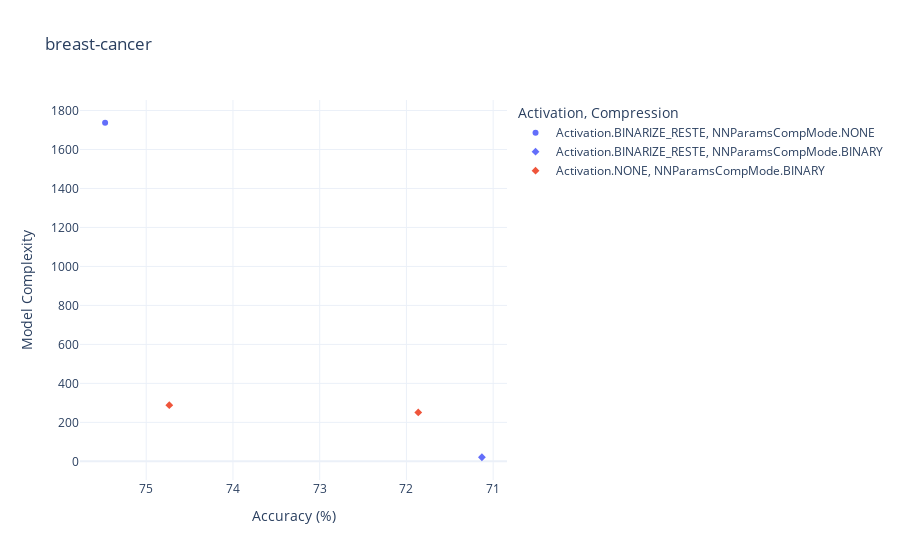

The notebook cell this image was saved under:
### Code cell
from src.plot_experiment2 import plot_report


fig = plot_report("../../reports/breast-cancer", "breast-cancer", store=False)
fig.show()

### Figure 1 — Plotly figure (JSON) as saved in the notebook; plotly's stock layout.template omitted (floating-point values rounded to 4 significant figures)
{"data": [{"hovertemplate": "Activation=Activation.BINARIZE_RESTE<br>Compression=NNParamsCompMode.NONE<br>Accuracy (%)=%{x}<br>Model Complexity=%{y}<extra></extra>", "legendgroup": "Activation.BINARIZE_RESTE, NNParamsCompMode.NONE", "marker": {"color": "#636efa", "symbol": "circle"}, "mode": "markers", "name": "Activation.BINARIZE_RESTE, NNParamsCompMode.NONE", "orientation": "v", "showlegend": true, "type": "scatter", "x": [75.47], "xaxis": "x", "y": [1737.0], "yaxis": "y"}, {"hovertemplate": "Activation=Activation.BINARIZE_RESTE<br>Compression=NNParamsCompMode.BINARY<br>Accuracy (%)=%{x}<br>Model Complexity=%{y}<extra></extra>", "legendgroup": "Activation.BINARIZE_RESTE, NNParamsCompMode.BINARY", "marker": {"color": "#636efa", "symbol": "diamond"}, "mode": "markers", "name": "Activation.BINARIZE_RESTE, NNParamsCompMode.BINARY", "orientation": "v", "showlegend": true, "type": "scatter", "x": [71.13], "xaxis": "x", "y": [21.0], "yaxis": "y"}, {"hovertemplate": "Activation=Activation.NONE<br>Compression=NNParamsCompMode.BINARY<br>Accuracy (%)=%{x}<br>Model Complexity=%{y}<extra></extra>", "legendgroup": "Activation.NONE, NNParamsCompMode.BINARY", "marker": {"color": "#EF553B", "symbol": "diamond"}, "mode": "markers", "name": "Activation.NONE, NNParamsCompMode.BINARY", "orientation": "v", "showlegend": true, "type": "scatter", "x": [71.86, 74.73], "xaxis": "x", "y": [251.0, 288.0], "yaxis": "y"}], "layout": {"legend": {"title": {"text": "Activation, Compression"}, "tracegroupgap": 0}, "margin": {"autoexpand": true}, "title": {"text": "breast-cancer"}, "xaxis": {"anchor": "y", "autorange": "reversed", "domain": [0, 1], "title": {"text": "Accuracy (%)"}}, "yaxis": {"anchor": "x", "domain": [0, 1], "title": {"text": "Model Complexity"}}}}
